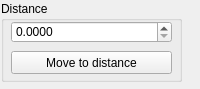
<?xml version="1.0" encoding="UTF-8"?>
<ui version="4.0">
 <class>distanceWidget</class>
 <widget class="QWidget" name="distanceWidget">
  <property name="geometry">
   <rect>
    <x>0</x>
    <y>0</y>
    <width>200</width>
    <height>89</height>
   </rect>
  </property>
  <property name="windowTitle">
   <string>Form</string>
  </property>
  <widget class="QGroupBox" name="groupBox">
   <property name="geometry">
    <rect>
     <x>1</x>
     <y>1</y>
     <width>181</width>
     <height>81</height>
    </rect>
   </property>
   <property name="title">
    <string>Distance</string>
   </property>
   <widget class="QDoubleSpinBox" name="distanceSpinBox">
    <property name="geometry">
     <rect>
      <x>10</x>
      <y>20</y>
      <width>161</width>
      <height>22</height>
     </rect>
    </property>
    <property name="decimals">
     <number>4</number>
    </property>
   </widget>
   <widget class="QPushButton" name="moveButton">
    <property name="geometry">
     <rect>
      <x>10</x>
      <y>50</y>
      <width>161</width>
      <height>23</height>
     </rect>
    </property>
    <property name="text">
     <string>Move to distance</string>
    </property>
   </widget>
  </widget>
 </widget>
 <resources/>
 <connections/>
</ui>
